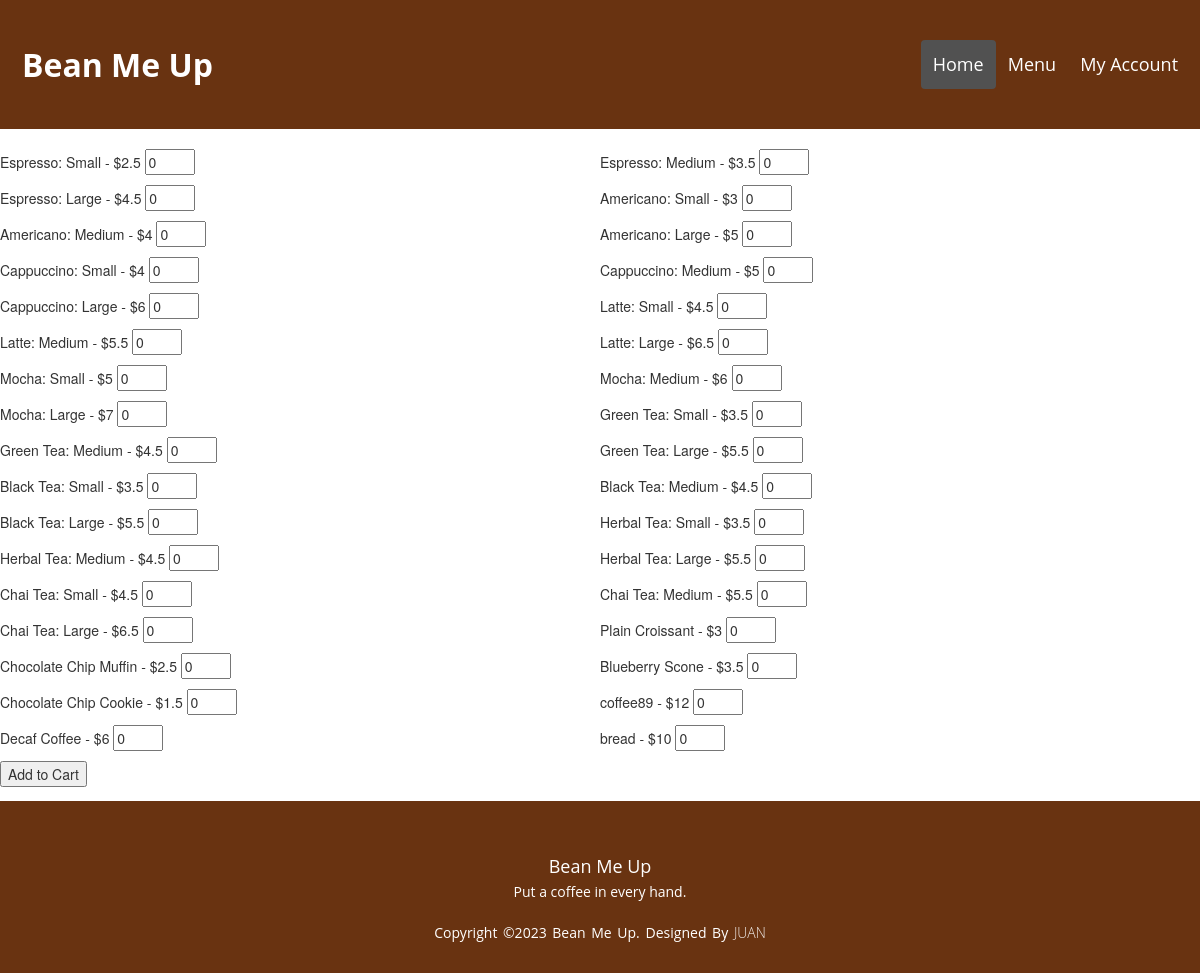
Page /menu.php on the committed database.
### tables this page shows
CREATE TABLE `inventory` (
  `productid` int(7) unsigned zerofill NOT NULL,
  `item_name` varchar(45) NOT NULL,
  `price` double NOT NULL,
  `quantity` int NOT NULL,
  `branchnum` int DEFAULT NULL,
  PRIMARY KEY (`productid`),
  UNIQUE KEY `productid_UNIQUE` (`productid`)
);

### menu.php (the view, shortened to what this page needs)
<html>
	<link rel="stylesheet" href="cstyle.css">
    <link rel="stylesheet" href="https://maxcdn.bootstrapcdn.com/bootstrap/3.4.1/css/bootstrap.min.css">
</html>
<?php
$servername = "coffee-shop.mysql.database.azure.com";
$username = "group9";
$password = "Databases9!";
$dbname = "pointofsales";
$con = mysqli_init();
mysqli_ssl_set($con, NULL, NULL, '/path/to/mysql-ca.pem', NULL, NULL);
mysqli_real_connect($con, $servername, $username, $password, $dbname, 3306, MYSQLI_CLIENT_SSL, MYSQLI_CLIENT_SSL_DONT_VERIFY_SERVER_CERT);
$sql = "SELECT productid, item_name, price FROM inventory";
$result = mysqli_query($con, $sql);
if (mysqli_num_rows($result) > 0) {
  include('includes/headeruser.php');
  echo "<form method='post' action='cart.php'>";
  echo "<div class='my-div' style='display: flex; flex-wrap: wrap;'>";
  $count = 0;
  while($row = mysqli_fetch_assoc($result)) {
    $count++;
    if ($count <= 5) {
      echo "<div style='flex: 1 1 50%;'>" . $row["item_name"] . " - $" . $row["price"] . " ";
      echo "<input type='number' class='my-input' name='qty" . $row["productid"] . "' value='0' min='0' style='width:50px;'>";
      echo "<input type='hidden' class='my-input' name='productid" . $row["productid"] . "' value='" . $row["productid"] . "'></div>";
    } else {
      echo "<div style='flex: 1 1 50%;'>" . $row["item_name"] . " - $" . $row["price"] . " ";
      echo "<input type='number' class='my-input' name='qty" . $row["productid"] . "' value='0' min='0' style='width:50px;'>";
      echo "<input type='hidden' class='my-input' name='productid" . $row["productid"] . "' value='" . $row["productid"] . "'></div>";
    }
  }
  echo "</div>";
  echo "<input type='submit'  name='addtocart' value='Add to Cart'>";
  echo "</form>";
} else {
  include('includes/headeruser.php');
  echo "No items available.";
}
  include('includes/footer.php');
?>

### style.css (style rules this page uses)
body { margin: 0; padding: 0; }

### menu.php (style rules this page uses)
.my-input { margin-bottom: 10px; }
.my-div { margin-top: 20px; }

### rows in the picture
inventory: item_name "Espresso: Small", price "2.5"
inventory: item_name "Espresso: Medium", price "3.5"
inventory: item_name "Espresso: Large", price "4.5"
inventory: item_name "Americano: Small", price "3"
inventory: item_name "Americano: Medium", price "4"
inventory: item_name "Americano: Large", price "5"
inventory: item_name "Cappuccino: Small", price "4"
inventory: item_name "Cappuccino: Medium", price "5"
inventory: item_name "Cappuccino: Large", price "6"
inventory: item_name "Latte: Small", price "4.5"
inventory: item_name "Latte: Medium", price "5.5"
inventory: item_name "Latte: Large", price "6.5"
inventory: item_name "Mocha: Small", price "5"
inventory: item_name "Mocha: Medium", price "6"
inventory: item_name "Mocha: Large", price "7"
inventory: item_name "Green Tea: Small", price "3.5"
inventory: item_name "Green Tea: Medium", price "4.5"
inventory: item_name "Green Tea: Large", price "5.5"
inventory: item_name "Black Tea: Small", price "3.5"
inventory: item_name "Black Tea: Medium", price "4.5"
inventory: item_name "Black Tea: Large", price "5.5"
inventory: item_name "Herbal Tea: Small", price "3.5"
inventory: item_name "Herbal Tea: Medium", price "4.5"
inventory: item_name "Herbal Tea: Large", price "5.5"
inventory: item_name "Chai Tea: Small", price "4.5"
inventory: item_name "Chai Tea: Medium", price "5.5"
inventory: item_name "Chai Tea: Large", price "6.5"
inventory: item_name "Plain Croissant", price "3"
inventory: item_name "Chocolate Chip Muffin", price "2.5"
inventory: item_name "Blueberry Scone", price "3.5"
inventory: item_name "Chocolate Chip Cookie", price "1.5"
inventory: item_name "coffee89", price "12"
inventory: item_name "Decaf Coffee", price "6"
inventory: item_name "bread", price "10"
